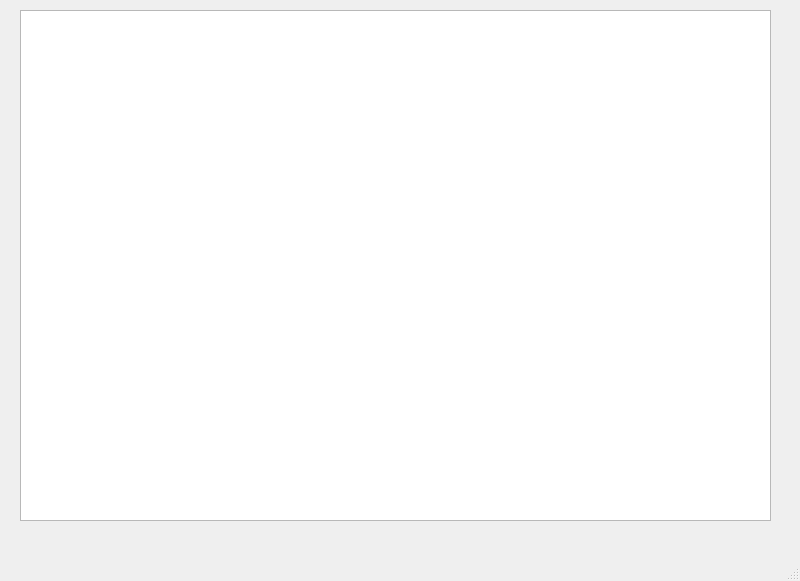
<?xml version="1.0" encoding="UTF-8"?>
<ui version="4.0">
 <class>MainWindow</class>
 <widget class="QMainWindow" name="MainWindow">
  <property name="geometry">
   <rect>
    <x>0</x>
    <y>0</y>
    <width>800</width>
    <height>581</height>
   </rect>
  </property>
  <property name="windowTitle">
   <string>MainWindow</string>
  </property>
  <widget class="QWidget" name="centralwidget">
   <widget class="QTableWidget" name="tableWidget">
    <property name="geometry">
     <rect>
      <x>20</x>
      <y>10</y>
      <width>751</width>
      <height>511</height>
     </rect>
    </property>
   </widget>
  </widget>
  <widget class="QMenuBar" name="menubar">
   <property name="geometry">
    <rect>
     <x>0</x>
     <y>0</y>
     <width>800</width>
     <height>23</height>
    </rect>
   </property>
  </widget>
  <widget class="QStatusBar" name="statusbar"/>
 </widget>
 <resources/>
 <connections/>
</ui>
